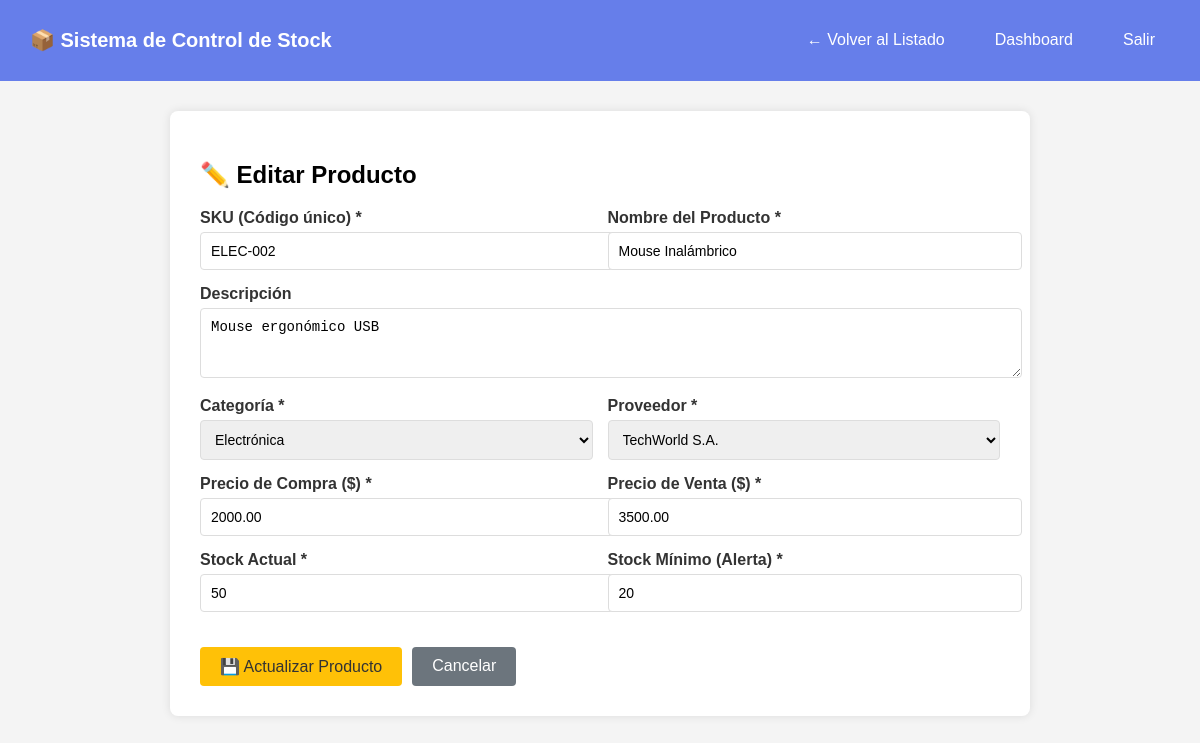
Screenshot of /product_edit.php?id=2 (signed in) with the database file from the repository.
### tables this page shows
CREATE TABLE `productos` (
  `id` int(11) NOT NULL,
  `sku` varchar(50) NOT NULL,
  `nombre` varchar(100) NOT NULL,
  `descripcion` text DEFAULT NULL,
  `id_categoria` int(11) NOT NULL,
  `id_proveedor` int(11) NOT NULL,
  `precio_compra` decimal(10,2) NOT NULL,
  `precio_venta` decimal(10,2) NOT NULL,
  `stock` int(11) NOT NULL DEFAULT 0,
  `stock_minimo` int(11) NOT NULL DEFAULT 5,
  `activo` tinyint(1) DEFAULT 1,
  `fecha_alta` timestamp NULL DEFAULT current_timestamp()
);

CREATE TABLE `categorias` (
  `id` int(11) NOT NULL,
  `nombre` varchar(50) NOT NULL,
  `descripcion` text DEFAULT NULL
);

CREATE TABLE `proveedores` (
  `id` int(11) NOT NULL,
  `nombre` varchar(100) NOT NULL,
  `contacto` varchar(100) DEFAULT NULL,
  `telefono` varchar(20) DEFAULT NULL,
  `email` varchar(100) DEFAULT NULL
);

### product_edit.php (called while the page is built, shortened)
<?php
require_once 'config/database.php';
require_once 'models/ProductModel.php';
$productModel = new ProductModel();
$id = isset($_GET['id']) ? (int)$_GET['id'] : 0;
$producto = $productModel->getById($id);
$data = $producto ?: [
    'sku' => '', 'nombre' => '', 'descripcion' => '',
    'id_categoria' => '', 'id_proveedor' => '',
    'precio_compra' => 0, 'precio_venta' => 0, 'stock' => 0, 'stock_minimo' => 5
];
$categorias = $productModel->getAllCategorias();
$proveedores = $productModel->getAllProveedores();
require_once 'views/pages/product_edit.php';
?>

### models/ProductModel.php (called while the page is built, shortened)
<?php
require_once __DIR__ . '/../config/database.php';
class ProductModel {
    private $conn;
    public function __construct() {
        $db = new Database();
        $this->conn = $db->getConnection();
    }
    public function getById($id) {
        $stmt = $this->conn->prepare("
            SELECT p.*, c.nombre as categoria, pr.nombre as proveedor
            FROM productos p
            LEFT JOIN categorias c ON p.id_categoria = c.id
            LEFT JOIN proveedores pr ON p.id_proveedor = pr.id
            WHERE p.id = ? AND p.activo = 1
        ");
        $stmt->execute([$id]);
        return $stmt->fetch();
    }
    public function getAllCategorias() {
        $stmt = $this->conn->query("SELECT id, nombre FROM categorias ORDER BY nombre ASC");
        return $stmt->fetchAll();
    }
    public function getAllProveedores() {
        $stmt = $this->conn->query("SELECT id, nombre FROM proveedores ORDER BY nombre ASC");
        return $stmt->fetchAll();
    }
}
?>

### config/database.php (called while the page is built, shortened)
<?php
class Database {
    private $host = 'localhost';
    private $db_name = 'sistemas_stock';
    private $username = 'root';
    private $password = '';
    public function getConnection() {
        $this->conn = null;
        try {
            $this->conn = new PDO(
                "mysql:host=" . $this->host . ";dbname=" . $this->db_name . ";charset=utf8mb4",
                $this->username,
                $this->password
            );
            $this->conn->setAttribute(PDO::ATTR_ERRMODE, PDO::ERRMODE_EXCEPTION);
            $this->conn->setAttribute(PDO::ATTR_DEFAULT_FETCH_MODE, PDO::FETCH_ASSOC);
            $this->conn->setAttribute(PDO::ATTR_EMULATE_PREPARES, false);
        } catch(PDOException $e) {
            echo "Error de conexión: " . $e->getMessage();
        }
        return $this->conn;
    }
}
?>

### views/pages/product_edit.php (the view, shortened to what this page needs)
<!DOCTYPE html>
<html lang="es">
<head>
</head>
<body>
    <div class="navbar">
        <h1>📦 Sistema de Control de Stock</h1>
        <div class="nav-links">
            <a href="products.php">← Volver al Listado</a>
            <a href="dashboard.php">Dashboard</a>
            <a href="logout.php">Salir</a>
        </div>
    </div>
    <div class="container">
        <h2>✏️ Editar Producto</h2>
        <?php if ($producto): ?>
        <form method="POST" action="">
            <div class="form-row">
                <div class="form-group">
                    <label for="sku">SKU (Código único) *</label>
                    <input type="text" id="sku" name="sku" value="<?= htmlspecialchars($data['sku']) ?>" required>
                </div>
                <div class="form-group">
                    <label for="nombre">Nombre del Producto *</label>
                    <input type="text" id="nombre" name="nombre" value="<?= htmlspecialchars($data['nombre']) ?>" required>
                </div>
            </div>
            <div class="form-group">
                <label for="descripcion">Descripción</label>
                <textarea id="descripcion" name="descripcion" rows="3"><?= htmlspecialchars($data['descripcion']) ?></textarea>
            </div>
            <div class="form-row">
                <div class="form-group">
                    <label for="id_categoria">Categoría *</label>
                    <select id="id_categoria" name="id_categoria" required>
                        <?php foreach ($categorias as $cat): ?>
                            <option value="<?= $cat['id'] ?>" <?= ($data['id_categoria'] == $cat['id']) ? 'selected' : '' ?>>
                                <?= htmlspecialchars($cat['nombre']) ?>
                            </option>
                        <?php endforeach; ?>
                    </select>
                </div>
                <div class="form-group">
                    <label for="id_proveedor">Proveedor *</label>
                    <select id="id_proveedor" name="id_proveedor" required>
                        <?php foreach ($proveedores as $prov): ?>
                            <option value="<?= $prov['id'] ?>" <?= ($data['id_proveedor'] == $prov['id']) ? 'selected' : '' ?>>
                                <?= htmlspecialchars($prov['nombre']) ?>
                            </option>
                        <?php endforeach; ?>
                    </select>
                </div>
            </div>
            <div class="form-row">
                <div class="form-group">
                    <label for="precio_compra">Precio de Compra ($) *</label>
                    <input type="number" step="0.01" id="precio_compra" name="precio_compra" value="<?= htmlspecialchars($data['precio_compra']) ?>" required>
                </div>
                <div class="form-group">
                    <label for="precio_venta">Precio de Venta ($) *</label>
                    <input type="number" step="0.01" id="precio_venta" name="precio_venta" value="<?= htmlspecialchars($data['precio_venta']) ?>" required>
                </div>
            </div>
            <div class="form-row">
                <div class="form-group">
                    <label for="stock">Stock Actual *</label>
                    <input type="number" id="stock" name="stock" value="<?= htmlspecialchars($data['stock']) ?>" required>
                </div>
                <div class="form-group">
                    <label for="stock_minimo">Stock Mínimo (Alerta) *</label>
                    <input type="number" id="stock_minimo" name="stock_minimo" value="<?= htmlspecialchars($data['stock_minimo']) ?>" required>
                </div>
            </div>
            <div style="margin-top: 20px; display: flex; gap: 10px;">
                <button type="submit" class="btn btn-primary">💾 Actualizar Producto</button>
                <a href="products.php" class="btn btn-secondary">Cancelar</a>
            </div>
        </form>
        <?php else: ?>
            <div class="alert alert-error">No se encontró el producto solicitado.</div>
        <?php endif; ?>
    </div>
</body>
</html>

### views/pages/product_edit.php (style rules this page uses)
body { font-family: Arial, sans-serif; background: #f4f4f4; margin: 0; }
.navbar { background: #667eea; color: white; padding: 15px 30px; display: flex; justify-content: space-between; align-items: center; }
.navbar h1 { font-size: 20px; }
.nav-links { display: flex; gap: 20px; align-items: center; }
.nav-links a { color: white; text-decoration: none; padding: 8px 15px; border-radius: 5px; }
.container { max-width: 800px; margin: 30px auto; padding: 30px; background: white; border-radius: 8px; box-shadow: 0 0 10px rgba(0,0,0,0.1); }
.form-group { margin-bottom: 15px; }
.form-group label { display: block; margin-bottom: 5px; font-weight: bold; color: #333; }
.form-group input, .form-group select, .form-group textarea { width: 100%; padding: 10px; border: 1px solid #ddd; border-radius: 4px; font-size: 14px; }
.form-row { display: flex; gap: 15px; }
.form-row .form-group { flex: 1; }
.btn { padding: 10px 20px; border: none; border-radius: 4px; cursor: pointer; font-size: 16px; text-decoration: none; display: inline-block; }
.btn-primary { background: #ffc107; color: #333; }
.btn-secondary { background: #6c757d; color: white; }

### rows the page displays
productos: sku "ELEC-002", nombre "Mouse Inalámbrico", descripcion "Mouse ergonómico USB", id_categoria "Electrónica", id_proveedor "TechWorld S.A.", precio_compra "2000.00", precio_venta "3500.00", stock "50", stock_minimo "20"
